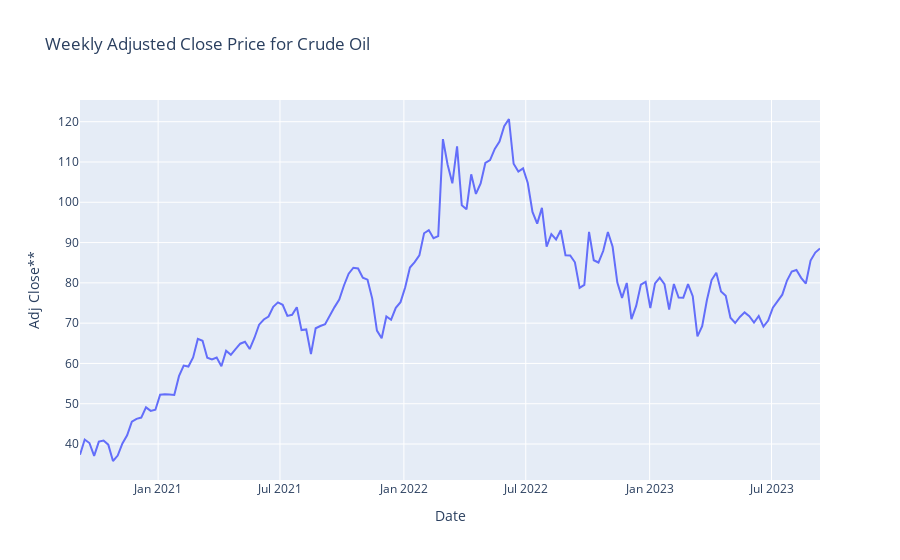

Here is the notebook cell this chart was saved with:
### Markdown cell above
Quick look at the distribution of crude oil prices (Adj Close)

### Code cell
fig = px.line(oil, x='Date', y='Adj Close**', title='Weekly Adjusted Close Price for Crude Oil')
fig.show()

### Figure 1 — Plotly figure (JSON) as saved in the notebook; plotly's stock layout.template omitted (floating-point values rounded to 4 significant figures; data arrays with more than 128 entries replaced by an {"elided": "..."} marker saying what was removed)
{"data": [{"hovertemplate": "Date=%{x}<br>Adj Close**=%{y}<extra></extra>", "legendgroup": "", "line": {"color": "#636efa", "dash": "solid"}, "marker": {"symbol": "circle"}, "mode": "lines", "name": "", "orientation": "v", "showlegend": false, "type": "scatter", "x": {"elided": "158 str values"}, "xaxis": "x", "y": {"elided": "158 float values"}, "yaxis": "y"}], "layout": {"legend": {"tracegroupgap": 0}, "title": {"text": "Weekly Adjusted Close Price for Crude Oil"}, "xaxis": {"anchor": "y", "domain": [0, 1], "title": {"text": "Date"}}, "yaxis": {"anchor": "x", "domain": [0, 1], "title": {"text": "Adj Close**"}}}}
